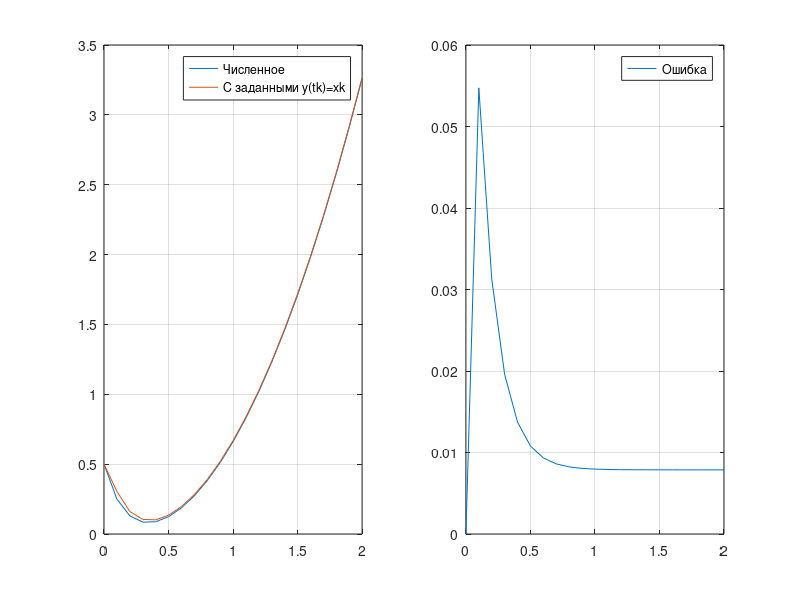

The MATLAB script that drew this image:
clear all;
clc;

time_start = 0;
time_end = 2;

step = 0.1;
time = time_start:step:time_end;

x = zeros(1,length(time));
y = zeros(1,length(time));
h = zeros(1,length(time));

x(1) = 0.5;
y(1) = 0.5;
h(1) = 0;

for k = 2 : length(time)
    x(k) = x(k-1) - step * 5 * (x(k-1)-(time(k-1))^2);
    c = (x(k-1) - time(k-1)^2 + 0.4 * time(k-1) - 0.08)/ exp(-5*time(k-1));
    y(k) = time(k)^2 - 0.4 * time(k) + 0.08 + c * exp(-5*time(k));
    h(k) = y(k) - x(k);
end;

subplot(1,2,1);
plot(time, x); hold on; grid on;
plot(time, y); hold on; grid on; legend('Численное','С заданными y(tk)=xk');
subplot(1,2,2);
plot(time, h); hold on; grid on;  legend('Ошибка'); 